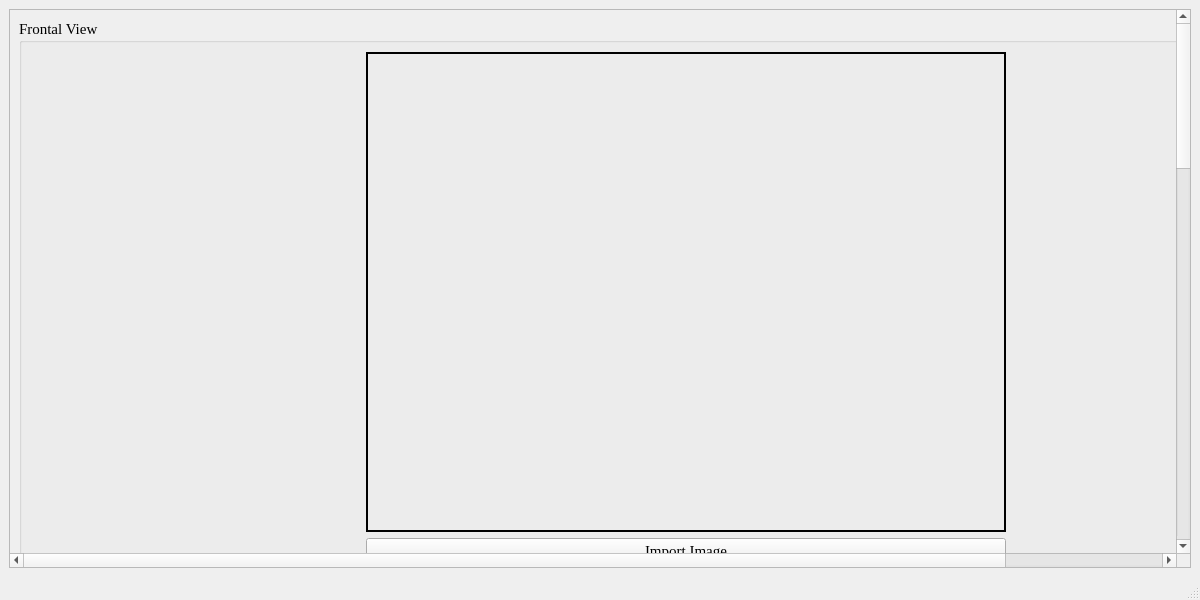
<?xml version="1.0" encoding="UTF-8"?>
<ui version="4.0">
 <class>imageSelectionWindow</class>
 <widget class="QMainWindow" name="imageSelectionWindow">
  <property name="geometry">
   <rect>
    <x>0</x>
    <y>0</y>
    <width>1200</width>
    <height>600</height>
   </rect>
  </property>
  <property name="font">
   <font>
    <family>Times New Roman</family>
    <pointsize>11</pointsize>
   </font>
  </property>
  <property name="windowTitle">
   <string>Import Images Screen</string>
  </property>
  <widget class="QWidget" name="centralwidget">
   <layout class="QGridLayout" name="gridLayout">
    <item row="0" column="0">
     <widget class="QScrollArea" name="scrollArea">
      <property name="widgetResizable">
       <bool>true</bool>
      </property>
      <widget class="QWidget" name="scrollAreaWidgetContents">
       <property name="geometry">
        <rect>
         <x>0</x>
         <y>0</y>
         <width>1344</width>
         <height>1951</height>
        </rect>
       </property>
       <layout class="QGridLayout" name="gridLayout_2">
        <item row="3" column="0">
         <spacer name="verticalSpacer">
          <property name="orientation">
           <enum>Qt::Vertical</enum>
          </property>
          <property name="sizeType">
           <enum>QSizePolicy::Fixed</enum>
          </property>
          <property name="sizeHint" stdset="0">
           <size>
            <width>20</width>
            <height>40</height>
           </size>
          </property>
         </spacer>
        </item>
        <item row="4" column="1" alignment="Qt::AlignRight">
         <widget class="QPushButton" name="nextButton">
          <property name="text">
           <string>Proceed to Next Window</string>
          </property>
         </widget>
        </item>
        <item row="1" column="1">
         <widget class="QGroupBox" name="leftLateralViewGroupBox">
          <property name="title">
           <string>Left Lateral View</string>
          </property>
          <layout class="QGridLayout" name="gridLayout_6">
           <item row="0" column="0">
            <widget class="QLabel" name="leftLateralViewImageLabel">
             <property name="sizePolicy">
              <sizepolicy hsizetype="Fixed" vsizetype="Fixed">
               <horstretch>0</horstretch>
               <verstretch>0</verstretch>
              </sizepolicy>
             </property>
             <property name="minimumSize">
              <size>
               <width>640</width>
               <height>480</height>
              </size>
             </property>
             <property name="frameShape">
              <enum>QFrame::WinPanel</enum>
             </property>
             <property name="text">
              <string/>
             </property>
            </widget>
           </item>
           <item row="1" column="0">
            <widget class="QPushButton" name="importLeftLateralViewImageButton">
             <property name="text">
              <string>Import Image</string>
             </property>
            </widget>
           </item>
           <item row="2" column="0">
            <widget class="QPushButton" name="leftLateralViewRoiButton">
             <property name="text">
              <string>Select ROI</string>
             </property>
            </widget>
           </item>
          </layout>
         </widget>
        </item>
        <item row="2" column="0">
         <widget class="QGroupBox" name="rightObliqueViewGroupBox">
          <property name="title">
           <string>Right Oblique View</string>
          </property>
          <layout class="QGridLayout" name="gridLayout_5">
           <item row="0" column="0">
            <widget class="QLabel" name="rightObliqueViewImageLabel">
             <property name="sizePolicy">
              <sizepolicy hsizetype="Fixed" vsizetype="Fixed">
               <horstretch>0</horstretch>
               <verstretch>0</verstretch>
              </sizepolicy>
             </property>
             <property name="minimumSize">
              <size>
               <width>640</width>
               <height>480</height>
              </size>
             </property>
             <property name="frameShape">
              <enum>QFrame::WinPanel</enum>
             </property>
             <property name="text">
              <string/>
             </property>
            </widget>
           </item>
           <item row="1" column="0">
            <widget class="QPushButton" name="importRightObliqueViewImageButton">
             <property name="text">
              <string>Import Image</string>
             </property>
            </widget>
           </item>
           <item row="2" column="0">
            <widget class="QPushButton" name="rightObliqueViewRoiButton">
             <property name="text">
              <string>Select ROI</string>
             </property>
            </widget>
           </item>
          </layout>
         </widget>
        </item>
        <item row="4" column="0" alignment="Qt::AlignLeft">
         <widget class="QPushButton" name="backButton">
          <property name="sizePolicy">
           <sizepolicy hsizetype="Minimum" vsizetype="Fixed">
            <horstretch>0</horstretch>
            <verstretch>0</verstretch>
           </sizepolicy>
          </property>
          <property name="text">
           <string>Back</string>
          </property>
         </widget>
        </item>
        <item row="1" column="0">
         <widget class="QGroupBox" name="rightLateralViewGroupBox">
          <property name="title">
           <string>Right Lateral View</string>
          </property>
          <layout class="QGridLayout" name="gridLayout_4">
           <item row="1" column="0">
            <widget class="QPushButton" name="importRightLateralViewImageButton">
             <property name="text">
              <string>Import Image</string>
             </property>
            </widget>
           </item>
           <item row="0" column="0">
            <widget class="QLabel" name="rightLateralViewImageLabel">
             <property name="sizePolicy">
              <sizepolicy hsizetype="Fixed" vsizetype="Fixed">
               <horstretch>0</horstretch>
               <verstretch>0</verstretch>
              </sizepolicy>
             </property>
             <property name="minimumSize">
              <size>
               <width>640</width>
               <height>480</height>
              </size>
             </property>
             <property name="frameShape">
              <enum>QFrame::WinPanel</enum>
             </property>
             <property name="text">
              <string/>
             </property>
            </widget>
           </item>
           <item row="2" column="0">
            <widget class="QPushButton" name="rightLateralViewRoiButton">
             <property name="text">
              <string>Select ROI</string>
             </property>
            </widget>
           </item>
          </layout>
         </widget>
        </item>
        <item row="0" column="0" colspan="2">
         <widget class="QGroupBox" name="frontalViewGroupBox">
          <property name="title">
           <string>Frontal View</string>
          </property>
          <layout class="QGridLayout" name="gridLayout_3">
           <item row="6" column="0">
            <widget class="QPushButton" name="frontViewLeftRoiButton">
             <property name="text">
              <string>Select Left ROI</string>
             </property>
            </widget>
           </item>
           <item row="7" column="0">
            <widget class="QPushButton" name="selectNormalTemperaturePointButton">
             <property name="text">
              <string>Select Normal Temperature Point</string>
             </property>
            </widget>
           </item>
           <item row="0" column="0" rowspan="4">
            <widget class="QLabel" name="frontalViewImageLabel">
             <property name="sizePolicy">
              <sizepolicy hsizetype="Fixed" vsizetype="Fixed">
               <horstretch>0</horstretch>
               <verstretch>0</verstretch>
              </sizepolicy>
             </property>
             <property name="minimumSize">
              <size>
               <width>640</width>
               <height>480</height>
              </size>
             </property>
             <property name="frameShape">
              <enum>QFrame::WinPanel</enum>
             </property>
             <property name="text">
              <string/>
             </property>
            </widget>
           </item>
           <item row="4" column="0">
            <widget class="QPushButton" name="importFrontViewImageButton">
             <property name="text">
              <string>Import Image</string>
             </property>
            </widget>
           </item>
           <item row="5" column="0">
            <widget class="QPushButton" name="frontViewRightRoiButton">
             <property name="text">
              <string>Select Right ROI</string>
             </property>
            </widget>
           </item>
          </layout>
         </widget>
        </item>
        <item row="2" column="1">
         <widget class="QGroupBox" name="leftObliqueViewGroupBox">
          <property name="title">
           <string>Left Oblique View</string>
          </property>
          <layout class="QGridLayout" name="gridLayout_7">
           <item row="0" column="0">
            <widget class="QLabel" name="leftObliqueViewImageLabel">
             <property name="sizePolicy">
              <sizepolicy hsizetype="Fixed" vsizetype="Fixed">
               <horstretch>0</horstretch>
               <verstretch>0</verstretch>
              </sizepolicy>
             </property>
             <property name="minimumSize">
              <size>
               <width>640</width>
               <height>480</height>
              </size>
             </property>
             <property name="frameShape">
              <enum>QFrame::WinPanel</enum>
             </property>
             <property name="text">
              <string/>
             </property>
            </widget>
           </item>
           <item row="1" column="0">
            <widget class="QPushButton" name="importLeftObliqueViewImageButton">
             <property name="text">
              <string>Import Image</string>
             </property>
            </widget>
           </item>
           <item row="2" column="0">
            <widget class="QPushButton" name="leftObliqueViewRoiButton">
             <property name="text">
              <string>Select ROI</string>
             </property>
            </widget>
           </item>
          </layout>
         </widget>
        </item>
       </layout>
      </widget>
     </widget>
    </item>
   </layout>
  </widget>
  <widget class="QStatusBar" name="statusbar"/>
 </widget>
 <resources/>
 <connections/>
</ui>
